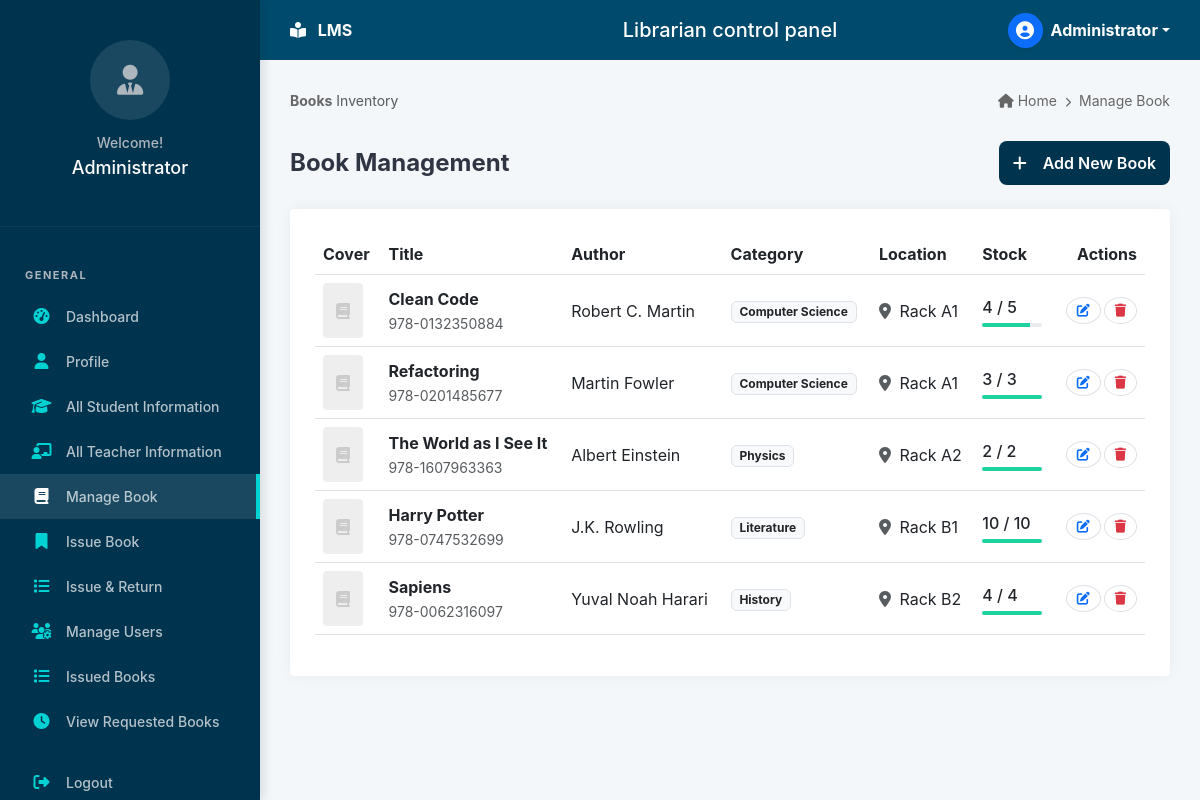
The app's page /admin/books.php (signed in) with its own data.
### tables this page shows
CREATE TABLE IF NOT EXISTS `books` (
  `id` int(11) NOT NULL AUTO_INCREMENT,
  `title` varchar(255) NOT NULL,
  `author_id` int(11) DEFAULT NULL,
  `category_id` int(11) DEFAULT NULL,
  `location_id` int(11) DEFAULT NULL,
  `isbn` varchar(20) DEFAULT NULL UNIQUE,
  `quantity` int(11) NOT NULL DEFAULT 1,
  `available_quantity` int(11) NOT NULL DEFAULT 1,
  `description` text DEFAULT NULL,
  `cover_image` varchar(255) DEFAULT 'default_book.png',
  `created_at` timestamp NOT NULL DEFAULT current_timestamp(),
  PRIMARY KEY (`id`)
);

CREATE TABLE IF NOT EXISTS `authors` (
  `id` int(11) NOT NULL AUTO_INCREMENT,
  `name` varchar(100) NOT NULL,
  PRIMARY KEY (`id`)
);

CREATE TABLE IF NOT EXISTS `categories` (
  `id` int(11) NOT NULL AUTO_INCREMENT,
  `name` varchar(100) NOT NULL,
  PRIMARY KEY (`id`)
);

CREATE TABLE IF NOT EXISTS `locations` (
  `id` int(11) NOT NULL AUTO_INCREMENT,
  `name` varchar(100) NOT NULL,  
  PRIMARY KEY (`id`)
);

### includes/functions.php (called while the page is built, shortened)
<?php
function isAdmin() {
    return isset($_SESSION['role']) && $_SESSION['role'] === 'admin';
}
?>

### admin/books.php (the view, shortened to what this page needs)
<?php
require_once '../config/db.php';
$books = $pdo->query("
    SELECT b.*, a.name as author_name, c.name as category_name, l.name as location_name
    FROM books b
    LEFT JOIN authors a ON b.author_id = a.id
    LEFT JOIN categories c ON b.category_id = c.id
    LEFT JOIN locations l ON b.location_id = l.id
    ORDER BY b.created_at DESC
")->fetchAll();
include '../includes/header.php';
include '../includes/sidebar.php';
?>
<div class="main-content">
    <div class="breadcrumb-section">
        <div><span class="fw-bold">Books</span> <span class="text-muted">Inventory</span></div>
        <div><i class="fas fa-home"></i> Home <i class="fas fa-chevron-right mx-1" style="font-size: 10px;"></i> Manage Book</div>
    </div>
    <div class="d-flex justify-content-between align-items-center mb-4">
        <h4 class="fw-bold mb-0">Book Management</h4>
        <button class="btn btn-primary" data-bs-toggle="modal" data-bs-target="#addBookModal">
            <i class="fas fa-plus me-2"></i> Add New Book
        </button>
    </div>
    <div class="card-custom">
        <div class="table-responsive">
            <table class="table table-hover align-middle">
                <thead>
                    <tr>
                        <th>Cover</th>
                        <th>Title</th>
                        <th>Author</th>
                        <th>Category</th>
                        <th>Location</th>
                        <th>Stock</th>
                        <th class="text-end">Actions</th>
                    </tr>
                </thead>
                <tbody>
                    <?php if ($books): ?>
                        <?php foreach ($books as $book): ?>
                            <tr>
                                <td>
                                    <?php if ($book['cover_image'] && $book['cover_image'] != 'default_book.png'): ?>
                                        <img src="../assets/img/<?php echo $book['cover_image']; ?>" alt="Cover" class="rounded" width="40" height="55" style="object-fit: cover;">
                                    <?php else: ?>
                                        <div class="img-placeholder">
                                            <i class="fas fa-book"></i>
                                        </div>
                                    <?php endif; ?>
                                </td>
                                <td><span class="fw-bold"><?php echo $book['title']; ?></span><br><small class="text-muted"><?php echo $book['isbn']; ?></small></td>
                                <td><?php echo $book['author_name'] ?: 'Unknown'; ?></td>
                                <td><span class="badge bg-light text-dark border"><?php echo $book['category_name'] ?: 'None'; ?></span></td>
                                <td><i class="fas fa-map-marker-alt me-1 text-muted"></i> <?php echo $book['location_name'] ?: 'N/A'; ?></td>
                                <td>
                                    <div class="fw-medium"><?php echo $book['available_quantity']; ?> / <?php echo $book['quantity']; ?></div>
                                    <div class="progress mt-1" style="height: 4px; width: 60px;">
                                        <?php $perc = ($book['available_quantity'] / $book['quantity']) * 100; ?>
                                        <div class="progress-bar bg-green" role="progressbar" style="width: <?php echo $perc; ?>%"></div>
                                    </div>
                                </td>
                                <td class="text-end">
                                    <div class="btn-group">
                                        <a href="book_edit.php?id=<?php echo $book['id']; ?>" class="btn btn-sm btn-light rounded-circle me-1" title="Edit"><i class="fas fa-edit text-primary"></i></a>
                                        <a href="../actions/book_actions.php?action=delete&id=<?php echo $book['id']; ?>" class="btn btn-sm btn-light rounded-circle" title="Delete" onclick="return confirm('Delete this book?')"><i class="fas fa-trash text-danger"></i></a>
                                    </div>
                                </td>
                            </tr>
                        <?php endforeach; ?>
                    <?php else: ?>
                        <tr><td colspan="7" class="text-center py-5 text-muted">No books found.</td></tr>
                    <?php endif; ?>
                </tbody>
            </table>
        </div>
    </div>
</div>
<?php include '../includes/footer.php'; ?>

### includes/header.php (shortened to what this page needs)
<!DOCTYPE html>
<html lang="en">
<head>
    <link href="https://cdn.jsdelivr.net/npm/bootstrap@5.3.0/dist/css/bootstrap.min.css" rel="stylesheet">
    <link rel="stylesheet" href="../assets/css/style.css">
    <link rel="stylesheet" href="https://cdnjs.cloudflare.com/ajax/libs/font-awesome/6.4.0/css/all.min.css">
</head>
<body>
<header class="header">
    <div class="header-logo text-white fw-bold">
        <i class="fas fa-book-reader me-2"></i> LMS
    </div>
    <div class="header-title">Librarian control panel</div>
    <div class="header-actions d-flex align-items-center">
        <div class="dropdown">
            <a href="#" class="text-white text-decoration-none dropdown-toggle d-flex align-items-center" data-bs-toggle="dropdown">
                <div class="rounded-circle bg-primary d-flex align-items-center justify-content-center me-2 shadow-sm" style="width: 35px; height: 35px;">
                    <i class="fas fa-user-circle" style="font-size: 18px; color: white;"></i>
                </div>
                <span class="fw-bold"><?php echo $_SESSION['name'] ?? 'Admin'; ?></span>
            </a>
        </div>
    </div>
</header>

### includes/sidebar.php (shortened to what this page needs)
<div class="sidebar">
    <div class="sidebar-profile">
        <div class="profile-icon-placeholder">
            <i class="fas fa-user-tie"></i>
        </div>
        <h5>Welcome!</h5>
        <h4><?php echo $_SESSION['name'] ?? 'User'; ?></h4>
    </div>
    <div class="sidebar-menu">
        <div class="sidebar-section-title">General</div>
        <?php if (isAdmin()): ?>
            <a href="dashboard.php" class="nav-link <?php echo basename($_SERVER['PHP_SELF']) == 'dashboard.php' ? 'active' : ''; ?>">
                <i class="fas fa-tachometer-alt"></i> Dashboard
            </a>
            <a href="profile.php" class="nav-link <?php echo basename($_SERVER['PHP_SELF']) == 'profile.php' ? 'active' : ''; ?>">
                <i class="fas fa-user"></i> Profile
            </a>
            <a href="students.php" class="nav-link <?php echo basename($_SERVER['PHP_SELF']) == 'students.php' ? 'active' : ''; ?>">
                <i class="fas fa-graduation-cap"></i> All Student Information
            </a>
            <a href="teachers.php" class="nav-link <?php echo basename($_SERVER['PHP_SELF']) == 'teachers.php' ? 'active' : ''; ?>">
                <i class="fas fa-chalkboard-teacher"></i> All Teacher Information
            </a>
            <a href="books.php" class="nav-link <?php echo basename($_SERVER['PHP_SELF']) == 'books.php' ? 'active' : ''; ?>">
                <i class="fas fa-book"></i> Manage Book
            </a>
            <a href="issue_book.php" class="nav-link <?php echo basename($_SERVER['PHP_SELF']) == 'issue_book.php' ? 'active' : ''; ?>">
                <i class="fas fa-bookmark"></i> Issue Book
            </a>
                <a href="issues.php" class="nav-link <?php echo basename($_SERVER['PHP_SELF']) == 'issues.php' ? 'active' : ''; ?>">
                    <i class="fas fa-list"></i> Issue & Return
                </a>
            <a href="users_manage.php" class="nav-link <?php echo basename($_SERVER['PHP_SELF']) == 'users_manage.php' ? 'active' : ''; ?>">
                <i class="fas fa-users-cog"></i> Manage Users
            </a>
            <a href="issued_books.php" class="nav-link <?php echo basename($_SERVER['PHP_SELF']) == 'issued_books.php' ? 'active' : ''; ?>">
                <i class="fas fa-list"></i> Issued Books
            </a>
            <a href="reservations.php" class="nav-link <?php echo basename($_SERVER['PHP_SELF']) == 'reservations.php' ? 'active' : ''; ?>">
                <i class="fas fa-clock"></i> View Requested Books
            </a>
        <?php endif; ?>
        <a href="../actions/logout.php" class="nav-link text-danger mt-3">
            <i class="fas fa-sign-out-alt"></i> Logout
        </a>
    </div>
</div>

### includes/footer.php (shortened to what this page needs)
</body>
</html>

### assets/css/style.css (style rules this page uses)
:root { --navy-dark: #002b44; --navy-sidebar: #00334e; --navy-header: #004b6d; --text-white: #ffffff; --text-muted: #adb5bd; --card-cyan: #17a2b8; --card-green: #28a745; --card-cyan: #00d2d3; --card-green: #1dd1a1; --card-red: #ff6b6b; --card-orange: #ffc107; --card-blue: #48dbfb; --bg-light: #f4f7f9; --border-color: #dee2e6; --sidebar-width: 260px; --header-height: 60px; --transition: all 0.3s ease; --sidebar-hover: rgba(255, 255, 255, 0.08); --sidebar-active: #00d2d3; }
* { margin: 0; padding: 0; box-sizing: border-box; }
body { font-family: "Inter", -apple-system, BlinkMacSystemFont, "Segoe UI", Roboto, sans-serif; background-color: var(--bg-light); color: #2f3542; overflow-x: hidden; }
.sidebar { width: var(--sidebar-width); height: 100vh; background-color: var(--navy-sidebar); position: fixed; left: 0; top: 0; z-index: 1000; transition: all 0.3s; color: var(--text-white); box-shadow: 4px 0 10px rgba(0, 0, 0, 0.1); overflow-y: auto; }
.sidebar { -ms-overflow-style: none; scrollbar-width: none; }
.sidebar-profile { padding: 40px 20px; text-align: center; border-bottom: 1px solid rgba(255, 255, 255, 0.05); }
.sidebar-profile h5 { margin: 0; font-size: 14px; color: var(--text-muted); }
.sidebar-profile h4 { font-size: 18px; margin-top: 5px; }
.sidebar-menu { padding: 20px 0; }
.sidebar-section-title { padding: 10px 25px; font-size: 11px; font-weight: 700; text-transform: uppercase; letter-spacing: 1.5px; color: var(--text-muted); margin-top: 10px; }
.nav-link { display: flex; align-items: center; padding: 12px 25px; color: rgba(255, 255, 255, 0.7) !important; text-decoration: none; font-size: 14px; font-weight: 500; transition: all 0.2s; border-left: 4px solid transparent; }
.nav-link i { width: 25px; margin-right: 12px; font-size: 16px; text-align: center; color: #00d2d3; }
.nav-link.active i { color: white; }
.nav-link:hover, .nav-link.active { color: var(--text-white); background-color: rgba(255, 255, 255, 0.1); border-right: 4px solid var(--card-cyan); }
.header { height: var(--header-height); background-color: var(--navy-header); color: white; position: fixed; left: var(--sidebar-width); right: 0; top: 0; z-index: 999; display: flex; align-items: center; justify-content: space-between; padding: 0 30px; }
.header-title { font-size: 20px; font-weight: 500; position: absolute; left: 50%; transform: translateX(-50%); }
.main-content { margin-left: var(--sidebar-width); margin-top: var(--header-height); padding: 30px; min-height: calc(100vh - var(--header-height)); }
.breadcrumb-section { display: flex; justify-content: space-between; margin-bottom: 30px; font-size: 14px; color: #666; }
.bg-green { background-color: var(--card-green); }
.card-custom { background: white; border-radius: 4px; box-shadow: 0 0 15px rgba(0, 0, 0, 0.05); padding: 25px; }
.img-placeholder { width: 40px; height: 55px; background: #eee; display: flex; align-items: center; justify-content: center; color: #ccc; border-radius: 4px; }
.profile-icon-placeholder { width: 80px; height: 80px; background: rgba(255, 255, 255, 0.1); border-radius: 50%; display: flex; align-items: center; justify-content: center; font-size: 30px; color: var(--text-muted); margin: 0 auto 15px; }
.btn { display: inline-flex; align-items: center; justify-content: center; gap: 8px; padding: 10px 14px; font-weight: 600; border-radius: 8px; border: none; cursor: pointer; transition: var(--transition); }
.btn-sm { padding: 6px 10px; font-size: 13px; border-radius: 6px; }
.btn-primary, .btn-university { background: var(--navy-sidebar) !important; color: var(--text-white) !important; border: none !important; }
.btn-light { background: #ffffff; color: #333; border: 1px solid var(--border-color); }
.table .btn { padding: 6px 10px; }

### records on screen
books: cover_image "default_book.png" (drawn), title "Clean Code", isbn "978-0132350884", author.name "Robert C. Martin", category.name "Computer Science", location.name "Rack A1", available_quantity "4", quantity "5"
books: cover_image "default_book.png" (drawn), title "Refactoring", isbn "978-0201485677", author.name "Martin Fowler", category.name "Computer Science", location.name "Rack A1", available_quantity "3", quantity "3"
books: cover_image "default_book.png" (drawn), title "The World as I See It", isbn "978-1607963363", author.name "Albert Einstein", category.name "Physics", location.name "Rack A2", available_quantity "2", quantity "2"
books: cover_image "default_book.png" (drawn), title "Harry Potter", isbn "978-0747532699", author.name "J.K. Rowling", category.name "Literature", location.name "Rack B1", available_quantity "10", quantity "10"
books: cover_image "default_book.png" (drawn), title "Sapiens", isbn "978-0062316097", author.name "Yuval Noah Harari", category.name "History", location.name "Rack B2", available_quantity "4", quantity "4"

### other values on screen
$_SESSION['name'] "Administrator"
